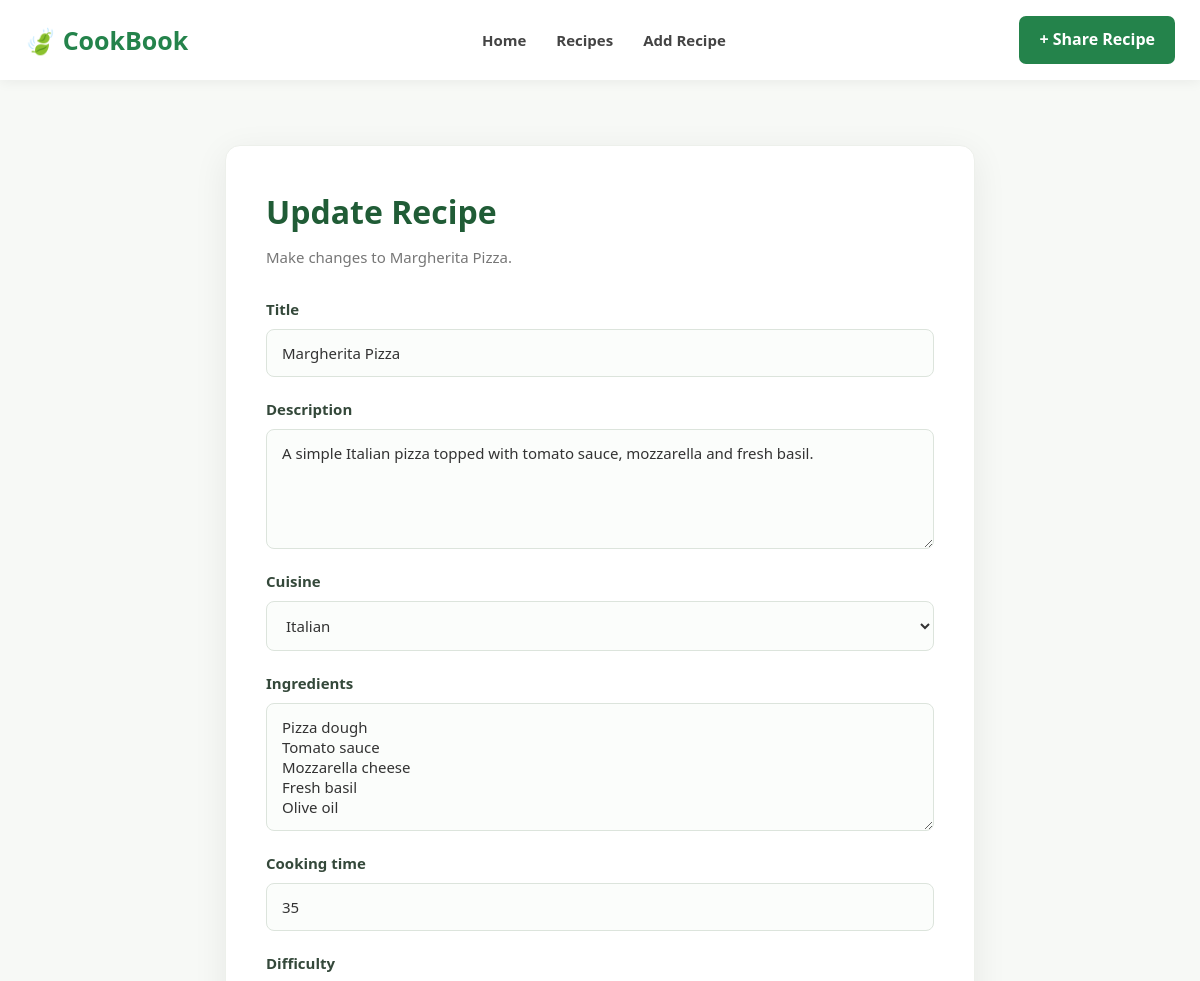
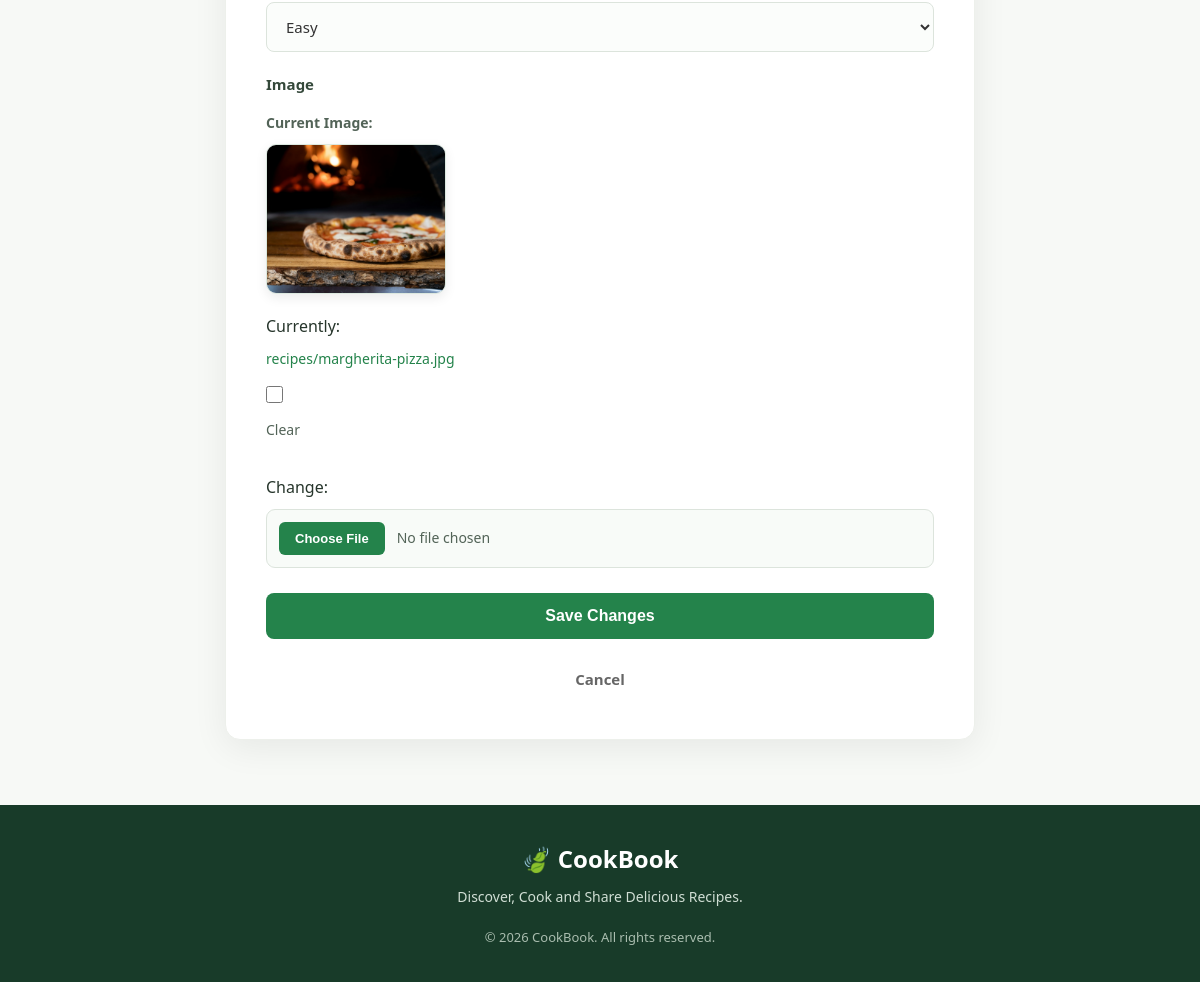
The app's page /recipes/6/edit/ with its own data (2 pictures, top to bottom).
### Cook/models.py (models this page shows, shortened)
class Cook(models.Model):
    CUISINE_CHOICES = [
        ('Indian', 'Indian'), ('Chinese', 'Chinese'), ('Italian', 'Italian'),
        ('Mexican', 'Mexican'), ('Continental', 'Continental'), ('Other', 'Other'),
    ]
    DIFFICULTY_CHOICES = [
        ('Easy', 'Easy'), ('Medium', 'Medium'), ('Hard', 'Hard'),
    ]
    title = models.CharField(max_length=200)
    description = models.TextField()
    cuisine = models.CharField(max_length=100, choices=CUISINE_CHOICES)
    ingredients = models.TextField()
    cooking_time = models.IntegerField(validators=[MinValueValidator(1)])
    difficulty = models.CharField(max_length=50, choices=DIFFICULTY_CHOICES)
    image = models.ImageField(upload_to='recipes/',blank=True,null=True)
    class Meta:
        ordering = ['-id']

### Cook/views.py (the view)
# urls.py: path('recipes/<int:pk>/edit/', views.update_cook, name='recipe_update'),
def update_cook(request, pk):
    cook = get_object_or_404(Cook, pk=pk)
    if request.method == 'POST':
        form = CookForm(request.POST, request.FILES, instance=cook)
        if form.is_valid():
            form.save()
            messages.success(request, 'Recipe updated successfully.')
            return redirect('recipe_detail', pk=cook.pk)
    else:
        form = CookForm(instance=cook)
    return render(request, 'update.html', {'form': form,'cook': cook})

### Cook/forms.py
class CookForm(forms.ModelForm):
    class Meta:
        model = Cook
        fields = [
            'title',
            'description',
            'cuisine',
            'ingredients',
            'cooking_time',
            'difficulty',
            'image'
        ]
        widgets = {
            'title': forms.TextInput(attrs={'placeholder': 'Enter recipe title'}),
            'description': forms.Textarea(attrs={'rows': 3, 'placeholder': 'Write a short description'}),
            'cuisine': forms.Select(),
            'ingredients': forms.Textarea(attrs={'rows': 5, 'placeholder': 'Enter ingredients, one per line'}),
            'cooking_time': forms.NumberInput(attrs={'min': 1, 'placeholder': 'Example: 30'}),
            'difficulty': forms.Select(),
            'image': forms.ClearableFileInput(attrs={'accept': 'image/*'}),
        }

### templates/update.html (shortened to what this page needs)
{% load static %}
<!DOCTYPE html>
<html lang="en">
<head>
    <link rel="stylesheet" href="{% static 'css/update.css' %}">
</head>
<body>
<header class="navbar">
    <div class="nav-container">
        <a href="{% url 'home' %}" class="logo">🍃 CookBook</a>
        <nav class="nav-links">
            <a href="{% url 'home' %}">Home</a>
            <a href="{% url 'recipe_list' %}">Recipes</a>
            <a href="{% url 'recipe_create' %}">Add Recipe</a>
        </nav>
        <a href="{% url 'recipe_create' %}" class="nav-button">
            + Share Recipe
        </a>
    </div>
</header>
<main>
    <section class="page-wrap">
        <div class="form-card">
            <h1>Update Recipe</h1>
            <p>Make changes to {{ cook.title }}.</p>
            <form
                method="post"
                action="{% url 'recipe_update' cook.pk %}"
                class="recipe-form"
                enctype="multipart/form-data"
            >
                {% for field in form %}
                    <div class="form-group">
                        <label for="{{ field.id_for_label }}">
                            {{ field.label }}
                        </label>
                        {% if field.name == 'image' and cook.image %}
                            <div class="current-image">
                                <p>Current Image:</p>
                                <img
                                    src="{{ cook.image.url }}"
                                    alt="{{ cook.title }}"
                                    width="180"
                                >
                            </div>
                        {% endif %}
                        {{ field }}
                    </div>
                {% endfor %}
                <button type="submit" class="primary-btn">
                    Save Changes
                </button>
                <a href="{% url 'recipe_detail' cook.pk %}" class="text-link">
                    Cancel
                </a>
            </form>
        </div>
    </section>
</main>
<footer class="footer">
    <h2>🍃 CookBook</h2>
    <p>Discover, Cook and Share Delicious Recipes.</p>
    <p class="copyright">
        © 2026 CookBook. All rights reserved.
    </p>
</footer>
</body>
</html>

### static/css/update.css (style rules this page uses)
* { margin: 0; padding: 0; box-sizing: border-box; }
body { font-family: 'Segoe UI', Arial, sans-serif; background: #f7f9f6; color: #26352b; line-height: 1.6; }
.navbar { width: 100%; background: #ffffff; box-shadow: 0 2px 12px rgba(0, 0, 0, 0.06); padding: 16px 0; }
.nav-container { max-width: 1200px; margin: auto; padding: 0 25px; display: flex; justify-content: space-between; align-items: center; }
.logo { font-size: 25px; font-weight: 750; color: #24834b; text-decoration: none; }
.nav-links { display: flex; gap: 30px; }
.nav-links a { text-decoration: none; color: #444; font-size: 15px; font-weight: 600; transition: 0.3s; }
.nav-button { background: #24834b; color: white; text-decoration: none; padding: 11px 20px; border-radius: 7px; font-weight: 600; transition: 0.3s; }
main { min-height: 75vh; padding: 65px 20px; }
.page-wrap { max-width: 750px; margin: 0 auto; }
.form-card { background: #ffffff; padding: 40px; border-radius: 15px; box-shadow: 0 8px 35px rgba(0, 0, 0, 0.07); border: 1px solid #edf0eb; }
.form-card h1 { font-size: 32px; color: #205c36; margin-bottom: 8px; }
.form-card > p { color: #777; font-size: 15px; margin-bottom: 28px; }
.recipe-form { display: flex; flex-direction: column; gap: 20px; }
.form-group { display: flex; flex-direction: column; gap: 8px; }
.form-group label { font-size: 15px; font-weight: 650; color: #34483a; }
.form-group input:not([type="file"]):not([type="checkbox"]), .form-group textarea, .form-group select { width: 100%; padding: 13px 15px; border: 1px solid #dce4dc; border-radius: 8px; background: #fbfdfb; color: #333; font-family: inherit; font-size: 15px; outline: none; transition: 0.3s; }
.form-group textarea { min-height: 120px; resize: vertical; }
.current-image { margin: 8px 0 12px; }
.current-image p { font-size: 14px; font-weight: 600; color: #526357; margin-bottom: 10px; }
.current-image img { display: block; width: 180px; height: 150px; object-fit: cover; border-radius: 10px; border: 1px solid #dce8df; box-shadow: 0 4px 12px rgba(0, 0, 0, 0.08); }
.form-group a { color: #24834b; font-size: 14px; text-decoration: none; font-weight: 500; width: fit-content; overflow-wrap: anywhere; }
.form-group input[type="file"] { width: 100%; padding: 12px; background: #f8fbf8; border: 1px solid #dce4dc; border-radius: 9px; color: #526357; font-family: inherit; font-size: 14px; cursor: pointer; transition: 0.3s; }
.form-group input[type="checkbox"] { width: 17px; height: 17px; accent-color: #24834b; cursor: pointer; vertical-align: middle; margin: 8px 8px 8px 0; }
.form-group input[type="checkbox"] + label { display: inline; font-size: 14px; color: #526357; font-weight: 500; cursor: pointer; }
.primary-btn { border: none; background: #24834b; color: white; padding: 14px 25px; border-radius: 8px; font-size: 16px; font-weight: 650; cursor: pointer; transition: 0.3s; margin-top: 5px; }
.text-link { text-decoration: none; text-align: center; color: #666; font-size: 15px; font-weight: 600; padding: 8px; transition: 0.3s; }
.footer { background: #183b29; color: white; text-align: center; padding: 35px 20px; }
.footer h2 { font-size: 24px; margin-bottom: 8px; }
.footer p { color: #d0ded4; font-size: 14px; }
.footer .copyright { margin-top: 18px; font-size: 13px; color: #aabdaf; }

### records on screen
Cook: title "Margherita Pizza", form "Margherita Pizza" "A simple Italian pizza topped with tomato sauce, mozzarella and fresh basil." "Italian" "Pizza dough Tomato sauce Mozzarella cheese Fresh basil Olive oil" "35" "Easy", image (picture)

### other values on screen
{{ field.label }} "Title" "Description" "Cuisine" "Ingredients" "Cooking time" "Difficulty" "Image"
